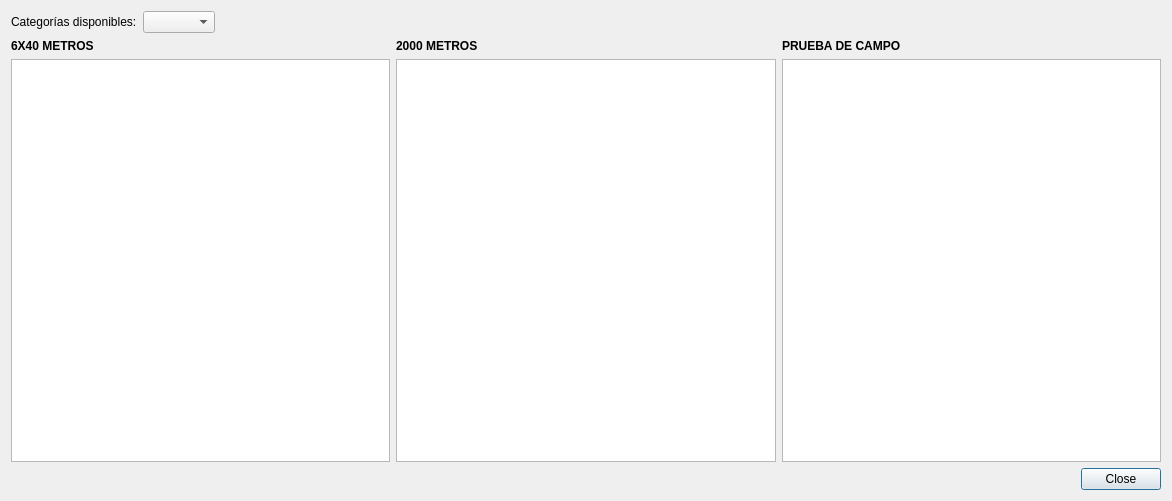
<?xml version="1.0" encoding="UTF-8"?>
<ui version="4.0">
 <class>BonusDialog</class>
 <widget class="QDialog" name="BonusDialog">
  <property name="windowModality">
   <enum>Qt::ApplicationModal</enum>
  </property>
  <property name="geometry">
   <rect>
    <x>0</x>
    <y>0</y>
    <width>1172</width>
    <height>501</height>
   </rect>
  </property>
  <property name="windowTitle">
   <string>Bonificaciones</string>
  </property>
  <property name="windowIcon">
   <iconset resource="icons.qrc">
    <normaloff>:/iconos/images/square.png</normaloff>:/iconos/images/square.png</iconset>
  </property>
  <layout class="QVBoxLayout" name="verticalLayout">
   <item>
    <layout class="QHBoxLayout" name="horizontalLayout_4">
     <item>
      <widget class="QLabel" name="label_4">
       <property name="maximumSize">
        <size>
         <width>140</width>
         <height>16777215</height>
        </size>
       </property>
       <property name="text">
        <string>Categorías disponibles:</string>
       </property>
      </widget>
     </item>
     <item>
      <widget class="QComboBox" name="categoriasCombo"/>
     </item>
     <item>
      <spacer name="horizontalSpacer_2">
       <property name="orientation">
        <enum>Qt::Horizontal</enum>
       </property>
       <property name="sizeHint" stdset="0">
        <size>
         <width>40</width>
         <height>20</height>
        </size>
       </property>
      </spacer>
     </item>
    </layout>
   </item>
   <item>
    <layout class="QHBoxLayout" name="horizontalLayout_3">
     <item>
      <widget class="QLabel" name="label_3">
       <property name="font">
        <font>
         <weight>75</weight>
         <bold>true</bold>
        </font>
       </property>
       <property name="text">
        <string>6X40 METROS</string>
       </property>
      </widget>
     </item>
     <item>
      <widget class="QLabel" name="label_2">
       <property name="font">
        <font>
         <weight>75</weight>
         <bold>true</bold>
        </font>
       </property>
       <property name="text">
        <string>2000 METROS</string>
       </property>
      </widget>
     </item>
     <item>
      <widget class="QLabel" name="label">
       <property name="font">
        <font>
         <weight>75</weight>
         <bold>true</bold>
        </font>
       </property>
       <property name="text">
        <string>PRUEBA DE CAMPO</string>
       </property>
      </widget>
     </item>
    </layout>
   </item>
   <item>
    <layout class="QHBoxLayout" name="horizontalLayout_2">
     <item>
      <widget class="QTableWidget" name="_60X40Table"/>
     </item>
     <item>
      <widget class="QTableWidget" name="_2000Table"/>
     </item>
     <item>
      <widget class="QTableWidget" name="_PCTable"/>
     </item>
    </layout>
   </item>
   <item>
    <layout class="QHBoxLayout" name="horizontalLayout">
     <item>
      <spacer name="horizontalSpacer">
       <property name="orientation">
        <enum>Qt::Horizontal</enum>
       </property>
       <property name="sizeHint" stdset="0">
        <size>
         <width>40</width>
         <height>20</height>
        </size>
       </property>
      </spacer>
     </item>
     <item>
      <widget class="QPushButton" name="okButton">
       <property name="text">
        <string>Close</string>
       </property>
      </widget>
     </item>
    </layout>
   </item>
  </layout>
 </widget>
 <resources>
  <include location="icons.qrc"/>
 </resources>
 <connections/>
</ui>
